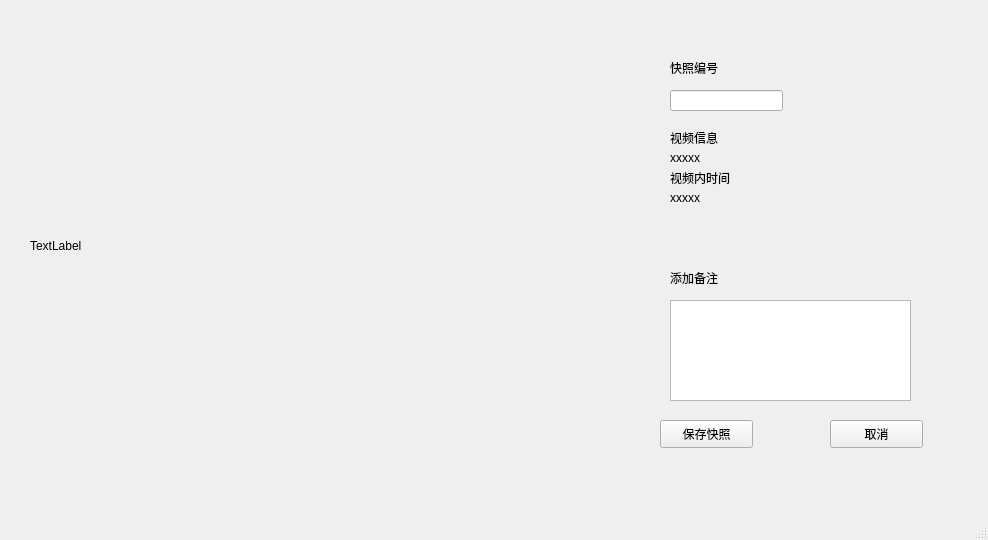
<?xml version="1.0" encoding="UTF-8"?>
<ui version="4.0">
 <class>MainWindow</class>
 <widget class="QMainWindow" name="MainWindow">
  <property name="geometry">
   <rect>
    <x>0</x>
    <y>0</y>
    <width>988</width>
    <height>540</height>
   </rect>
  </property>
  <property name="windowTitle">
   <string>MainWindow</string>
  </property>
  <widget class="QWidget" name="centralwidget">
   <widget class="QLabel" name="iamgeLabel">
    <property name="geometry">
     <rect>
      <x>30</x>
      <y>50</y>
      <width>551</width>
      <height>391</height>
     </rect>
    </property>
    <property name="text">
     <string>TextLabel</string>
    </property>
   </widget>
   <widget class="QPushButton" name="saveSnapshotPushButton">
    <property name="geometry">
     <rect>
      <x>660</x>
      <y>420</y>
      <width>93</width>
      <height>28</height>
     </rect>
    </property>
    <property name="text">
     <string>保存快照</string>
    </property>
   </widget>
   <widget class="QPushButton" name="cancelPushButton">
    <property name="geometry">
     <rect>
      <x>830</x>
      <y>420</y>
      <width>93</width>
      <height>28</height>
     </rect>
    </property>
    <property name="text">
     <string>取消</string>
    </property>
   </widget>
   <widget class="QLabel" name="label">
    <property name="geometry">
     <rect>
      <x>670</x>
      <y>270</y>
      <width>72</width>
      <height>15</height>
     </rect>
    </property>
    <property name="text">
     <string>添加备注</string>
    </property>
   </widget>
   <widget class="QTextEdit" name="textEdit">
    <property name="geometry">
     <rect>
      <x>670</x>
      <y>300</y>
      <width>241</width>
      <height>101</height>
     </rect>
    </property>
   </widget>
   <widget class="QLabel" name="snapshotLabel">
    <property name="geometry">
     <rect>
      <x>670</x>
      <y>60</y>
      <width>72</width>
      <height>15</height>
     </rect>
    </property>
    <property name="text">
     <string>快照编号</string>
    </property>
   </widget>
   <widget class="QLineEdit" name="snapshotIDLineEdit">
    <property name="geometry">
     <rect>
      <x>670</x>
      <y>90</y>
      <width>113</width>
      <height>21</height>
     </rect>
    </property>
   </widget>
   <widget class="QLabel" name="snapshotVideoInfoLabel">
    <property name="geometry">
     <rect>
      <x>670</x>
      <y>130</y>
      <width>72</width>
      <height>15</height>
     </rect>
    </property>
    <property name="text">
     <string>视频信息</string>
    </property>
   </widget>
   <widget class="QLabel" name="snapshotVideoInfoShowLabel">
    <property name="geometry">
     <rect>
      <x>670</x>
      <y>150</y>
      <width>231</width>
      <height>16</height>
     </rect>
    </property>
    <property name="text">
     <string>xxxxx</string>
    </property>
   </widget>
   <widget class="QLabel" name="snapshotVideoTimeLabel">
    <property name="geometry">
     <rect>
      <x>670</x>
      <y>170</y>
      <width>72</width>
      <height>15</height>
     </rect>
    </property>
    <property name="text">
     <string>视频内时间</string>
    </property>
   </widget>
   <widget class="QLabel" name="snapshotVideoTimeShowLabel">
    <property name="geometry">
     <rect>
      <x>670</x>
      <y>190</y>
      <width>251</width>
      <height>16</height>
     </rect>
    </property>
    <property name="text">
     <string>xxxxx</string>
    </property>
   </widget>
  </widget>
  <widget class="QMenuBar" name="menubar">
   <property name="geometry">
    <rect>
     <x>0</x>
     <y>0</y>
     <width>988</width>
     <height>26</height>
    </rect>
   </property>
  </widget>
  <widget class="QStatusBar" name="statusbar"/>
 </widget>
 <resources/>
 <connections/>
</ui>
